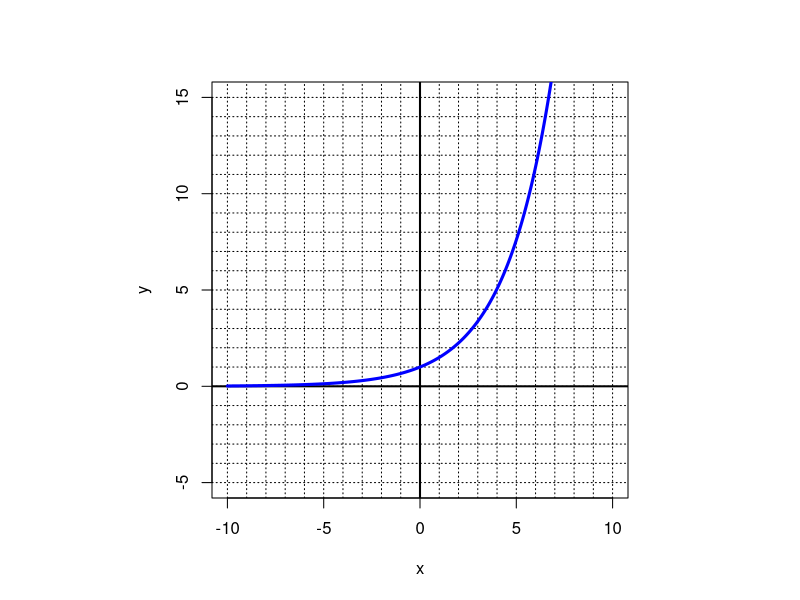

Here is the R script that generated this plot: (Note: this script raises an error after producing the figure.)
## ---- chunk 1
A = sample(2:99,1)
hl = 10^runif(1,-2,2)

base = round(runif(1,1.1,1.6),1)
## ---- chunk 2
par(pty="s")
plot(0,0,type="n",xlim=c(-10,10),ylim=c(-5,15),xlab="x",ylab="y")
for(i in -15:20){
  abline(h=i,lty=3)
  abline(v=i,lty=3)
}
abline(h=0,lwd=2)
abline(v=0,lwd=2)
x = seq(-10,10,0.01)
y = base^x
lines(x,y,col="blue",lwd=3)
x = seq(-10,10,0.01)
y = base^(x+h)
lines(x,y,col="red",lwd=3)
